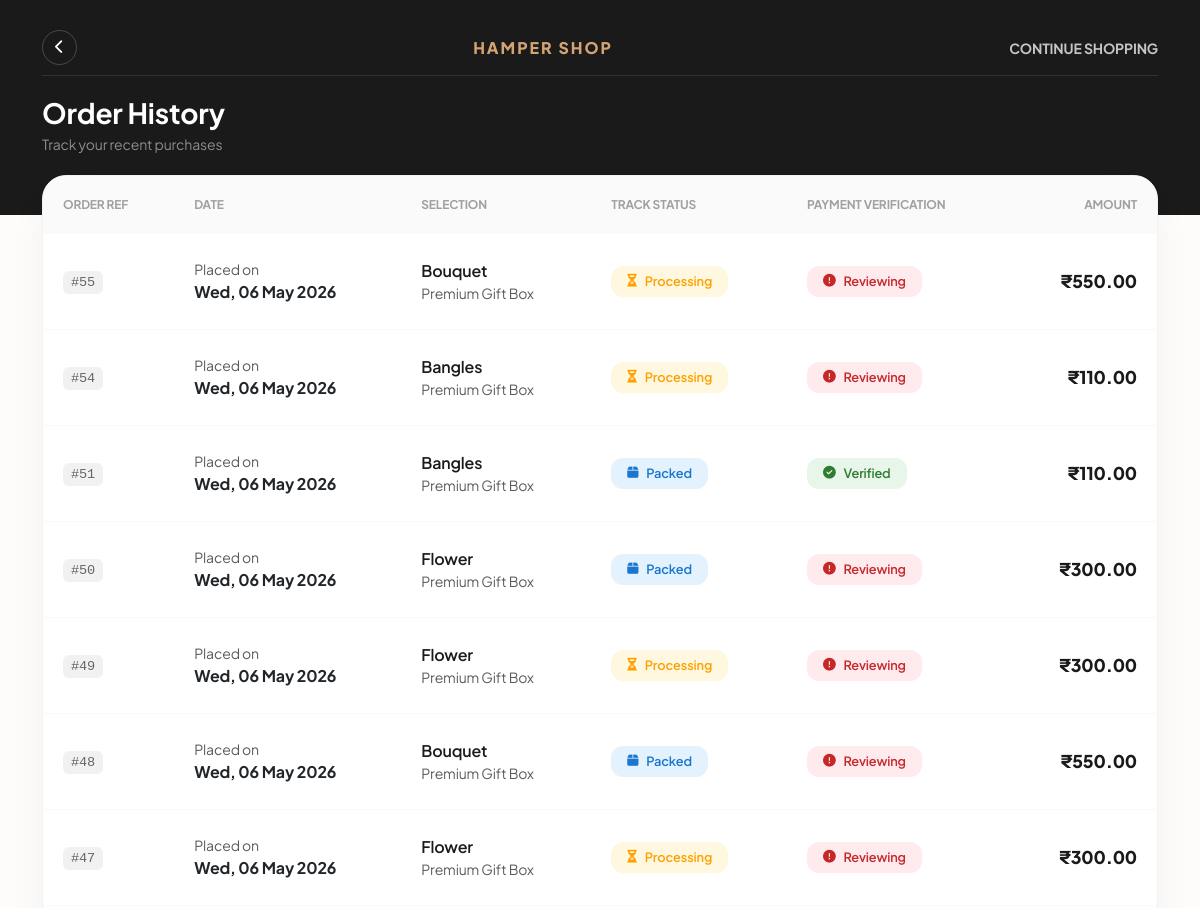
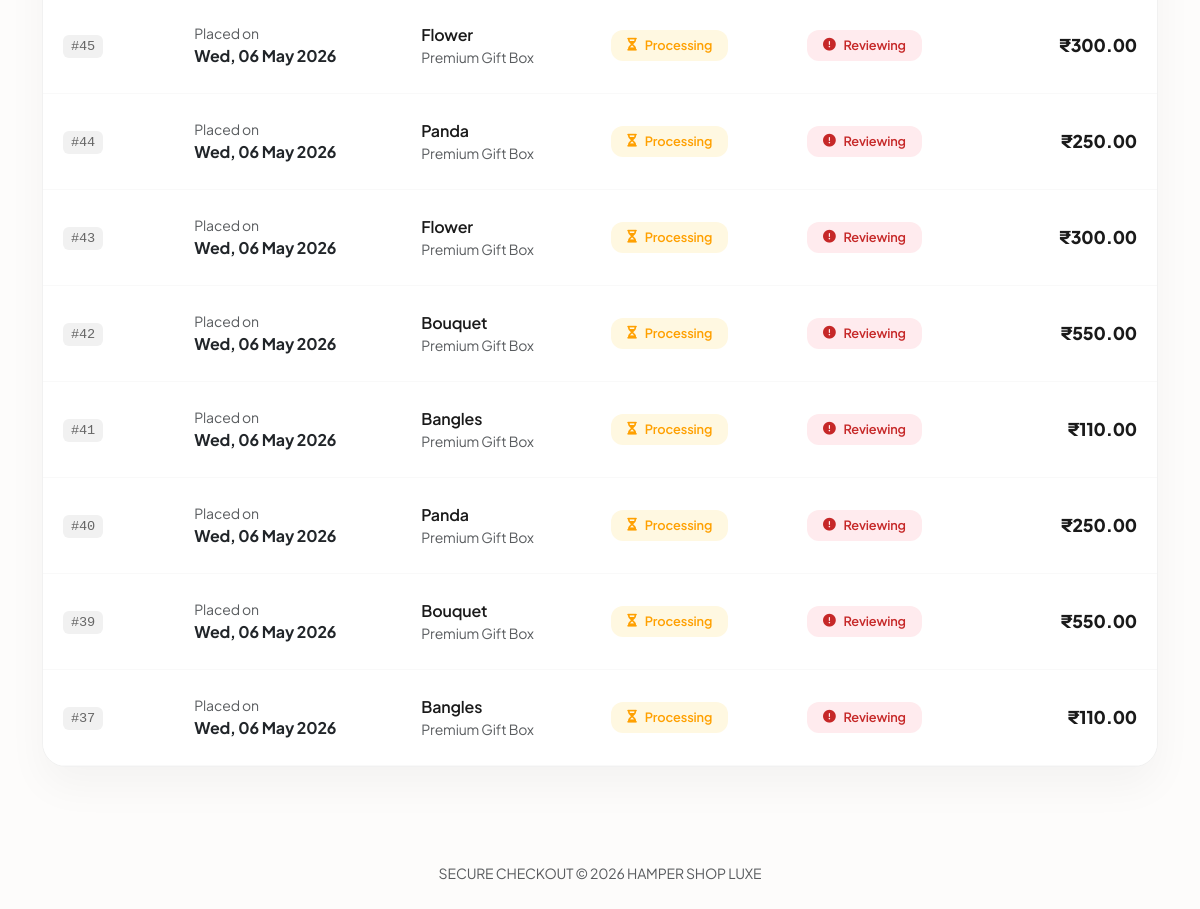
Screenshot of /orders/ (signed in) with the database file from the repository (2 pictures, top to bottom).
### hamperapp/models.py (models this page shows, shortened)
class Order(models.Model):
    STATUS_CHOICES = [
        ('Pending', 'Pending'),
        ('Verifying', 'Verifying Payment'), # New status for review
        ('Packed', 'Packed'),
        ('Shipped', 'Shipped'),
        ('Delivered', 'Delivered'),
        ('Cancelled', 'Cancelled'),
    ]
    PAYMENT_STATUS_CHOICES = [
        ('Not Paid', 'Not Paid'),
        ('Pending Verification', 'Pending Verification'),
        ('Paid', 'Paid'),
    ]
    user = models.ForeignKey('auth.User', on_delete=models.CASCADE)
    hamper = models.ForeignKey(Hamper, on_delete=models.CASCADE)
    quantity = models.PositiveIntegerField(default=1)
    full_name = models.CharField(max_length=100)
    email = models.EmailField(max_length=255, blank=True, null=True)
    phone = models.CharField(max_length=20, blank=True, null=True)
    country = models.CharField(max_length=100, blank=True, null=True)
    state = models.CharField(max_length=100, blank=True, null=True)
    city = models.CharField(max_length=100)
    address = models.CharField(max_length=255)
    postal_code = models.CharField(max_length=20)
    status = models.CharField(max_length=20, choices=STATUS_CHOICES, default='Pending')
    payment_status = models.CharField(max_length=25, choices=PAYMENT_STATUS_CHOICES, default='Not Paid')
    created_at = models.DateTimeField(auto_now_add=True)
    payment_screenshot = models.ImageField(upload_to='payment_proofs/', blank=True, null=True)

class Hamper(models.Model):
    name = models.CharField(max_length=100)
    description = models.TextField()
    price = models.DecimalField(max_digits=10, decimal_places=2)
    image = models.ImageField(upload_to='hamper_images/')

### hamperapp/views.py (the view)
# urls.py: path('orders/', views.order_history, name='order_history'),
@login_required
def order_history(request):
    orders = Order.objects.filter(user=request.user).order_by('-created_at')
    return render(request, 'order_history.html', {'orders': orders})

### hamperapp/templates/order_history.html (shortened to what this page needs)
<!DOCTYPE html>
<html lang="en">
<head>
    <link href="https://cdn.jsdelivr.net/npm/bootstrap@5.3.0/dist/css/bootstrap.min.css" rel="stylesheet">
    <link rel="stylesheet" href="https://cdnjs.cloudflare.com/ajax/libs/font-awesome/6.4.0/css/all.min.css">
</head>
<body>
<div class="header-section" style="padding: 20px 0 60px 0;"> <div class="container">
        <div class="navbar-custom" style="padding: 10px 0; margin-bottom: 20px;"> <a href="/" class="back-circle" style="width: 35px; height: 35px; font-size: 0.9rem;">
                <i class="fas fa-chevron-left"></i>
            </a>
            <a href="/" class="brand-luxe" style="font-size: 1rem;">Hamper Shop</a>
            <div class="navbar-links">
                <a href="/" class="text-white text-decoration-none small fw-bold opacity-75">CONTINUE SHOPPING</a>
            </div>
        </div>
        <div class="row align-items-center">
            <div class="col-12">
                <h1 class="h3 fw-bold mb-1">Order History</h1>
                <p class="small opacity-50 mb-0">Track your recent purchases</p>
            </div>
            </div>
    </div>
</div>
<div class="container mb-5">
    <div class="order-container">
        <div class="table-responsive">
            <table class="table">
                <thead>
                    <tr>
                        <th>Order Ref</th>
                        <th>Date</th>
                        <th>Selection</th>
                        <th>Track Status</th>
                        <th>Payment Verification</th>
                        <th class="text-end">Amount</th>
                    </tr>
                </thead>
                <tbody>
                    {% for order in orders %}
                    <tr>
                        <td><span class="order-id-label">#{{ order.id }}</span></td>
                        <td>
                            <div class="small text-muted">Placed on</div>
                            <div class="fw-bold">{{ order.created_at|date:"D, d M Y" }}</div>
                        </td>
                        <td>
                            <div class="product-name">{{ order.hamper.name }}</div>
                            <div class="small text-muted">Premium Gift Box</div>
                        </td>
                        <td>
                            {% if order.status == 'Delivered' %}
                                <div class="status-pill status-delivered"><i class="fas fa-check-circle"></i> Delivered</div>
                            {% elif order.status == 'Shipped' %}
                                <div class="status-pill status-shipped"><i class="fas fa-shipping-fast"></i> Shipped</div>
                            {% elif order.status == 'Packed' %}
                                <div class="status-pill status-packed"><i class="fas fa-box"></i> Packed</div>
                            {% elif order.status == 'Cancelled' %}
                                <div class="status-pill status-cancelled"><i class="fas fa-times-circle"></i> Cancelled</div>
                            {% else %}
                                <div class="status-pill status-pending"><i class="fas fa-hourglass-half"></i> Processing</div>
                            {% endif %}
                        </td>
                        <td>
                            {% if order.payment_status == 'Paid' %}
                                <div class="status-pill payment-verified"><i class="fas fa-check-circle"></i> Verified</div>
                            {% elif order.payment_status == 'Pending Verification' %}
                                <div class="status-pill payment-pending"><i class="fas fa-clock"></i> Pending Review</div>
                            {% else %}
                                <div class="status-pill payment-required"><i class="fas fa-exclamation-circle"></i> Reviewing</div>
                            {% endif %}
                        </td>
                        <td class="text-end">
                            <div class="price-tag">₹{{ order.hamper.price }}</div>
                        </td>
                    </tr>
                    {% endfor %}
                </tbody>
            </table>
        </div>
    </div>
</div>
<footer class="py-5 text-center">
    <p class="text-muted small">SECURE CHECKOUT &copy; 2026 HAMPER SHOP LUXE</p>
</footer>
</body>
</html>

### hamperapp/templates/order_history.html (style rules this page uses)
:root { --primary-dark: #1a1a1a; --accent-gold: #d4a373; --soft-bg: #fdfcfb; --text-main: #2d3436; }
body { font-family: 'Plus Jakarta Sans', sans-serif; background-color: var(--soft-bg); color: var(--text-main); letter-spacing: -0.01em; }
.header-section { background: var(--primary-dark); padding: 20px 0 50px 0; color: white; margin-bottom: -40px; }
.navbar-custom { display: flex; justify-content: space-between; align-items: center; padding: 20px 0; border-bottom: 1px solid rgba(255,255,255,0.1); margin-bottom: 30px; }
.brand-luxe { font-weight: 800; letter-spacing: 2px; text-transform: uppercase; color: var(--accent-gold) !important; text-decoration: none; font-size: 1.2rem; }
.back-circle { width: 45px; height: 45px; border: 1px solid rgba(255,255,255,0.2); border-radius: 50%; display: flex; align-items: center; justify-content: center; color: white; transition: all 0.3s ease; text-decoration: none; }
.order-container { background: white; border-radius: 24px; box-shadow: 0 20px 40px rgba(0,0,0,0.04); border: 1px solid #f1f1f1; overflow: hidden; padding: 0; }
.table { margin: 0; }
.table thead th { background: #fafafa; padding: 20px; font-size: 0.75rem; text-transform: uppercase; font-weight: 700; color: #a0a0a0; border: none; }
.table tbody td { padding: 25px 20px; border-bottom: 1px solid #f9f9f9; vertical-align: middle; }
.status-pill { padding: 6px 16px; border-radius: 12px; font-size: 0.8rem; font-weight: 600; display: inline-flex; align-items: center; gap: 8px; }
.status-pending { background: #fff8e1; color: #ffa000; }
.status-packed { background: #e3f2fd; color: #1976d2; }
.payment-verified { background: #e8f5e9; color: #2e7d32; }
.payment-required { background: #ffebee; color: #c62828; }
.order-id-label { font-family: monospace; background: #f1f1f1; padding: 4px 8px; border-radius: 6px; font-size: 0.85rem; color: #666; }
.product-name { font-weight: 600; font-size: 1rem; color: var(--primary-dark); }
.price-tag { font-weight: 800; color: var(--primary-dark); font-size: 1.1rem; }

### rows the page displays
Order: id "55", created_at "Wed, 06 May 2026", hamper.name "Bouquet", status "Processing", payment_status "Not Paid" (drawn), hamper.price "550.00"
Order: id "54", created_at "Wed, 06 May 2026", hamper.name "Bangles", status "Processing", payment_status "Not Paid" (drawn), hamper.price "110.00"
Order: id "51", created_at "Wed, 06 May 2026", hamper.name "Bangles", status "Packed" (drawn), payment_status "Paid" (drawn), hamper.price "110.00"
Order: id "50", created_at "Wed, 06 May 2026", hamper.name "Flower", status "Packed" (drawn), payment_status "Not Paid" (drawn), hamper.price "300.00"
Order: id "49", created_at "Wed, 06 May 2026", hamper.name "Flower", status "Processing", payment_status "Not Paid" (drawn), hamper.price "300.00"
Order: id "48", created_at "Wed, 06 May 2026", hamper.name "Bouquet", status "Packed" (drawn), payment_status "Not Paid" (drawn), hamper.price "550.00"
Order: id "47", created_at "Wed, 06 May 2026", hamper.name "Flower", status "Processing", payment_status "Not Paid" (drawn), hamper.price "300.00"
Order: id "45", created_at "Wed, 06 May 2026", hamper.name "Flower", status "Processing", payment_status "Not Paid" (drawn), hamper.price "300.00"
Order: id "44", created_at "Wed, 06 May 2026", hamper.name "Panda", status "Processing", payment_status "Not Paid" (drawn), hamper.price "250.00"
Order: id "43", created_at "Wed, 06 May 2026", hamper.name "Flower", status "Processing", payment_status "Not Paid" (drawn), hamper.price "300.00"
Order: id "42", created_at "Wed, 06 May 2026", hamper.name "Bouquet", status "Processing", payment_status "Not Paid" (drawn), hamper.price "550.00"
Order: id "41", created_at "Wed, 06 May 2026", hamper.name "Bangles", status "Processing", payment_status "Not Paid" (drawn), hamper.price "110.00"
Order: id "40", created_at "Wed, 06 May 2026", hamper.name "Panda", status "Processing", payment_status "Not Paid" (drawn), hamper.price "250.00"
Order: id "39", created_at "Wed, 06 May 2026", hamper.name "Bouquet", status "Processing", payment_status "Not Paid" (drawn), hamper.price "550.00"
Order: id "37", created_at "Wed, 06 May 2026", hamper.name "Bangles", status "Processing", payment_status "Not Paid" (drawn), hamper.price "110.00"
